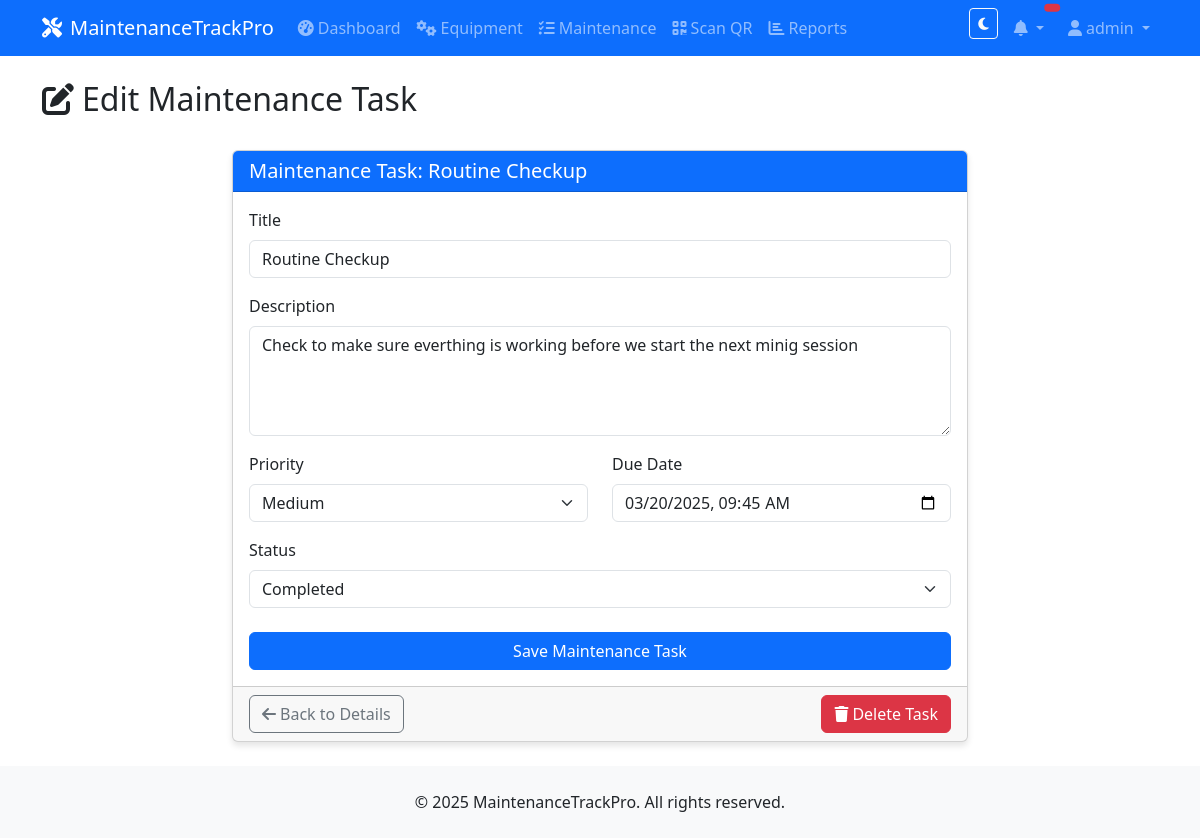
The page /maintenance/edit/1 (signed in) on the database its author committed.
### app/models/user.py (models this page shows, shortened)
class User(UserMixin, db.Model):
    __tablename__ = 'users'
    id = db.Column(db.Integer, primary_key=True)
    username = db.Column(db.String(64), index=True, unique=True, nullable=False)
    email = db.Column(db.String(120), index=True, unique=True, nullable=False)
    password_hash = db.Column(db.String(128), nullable=False)
    role = db.Column(db.String(20), nullable=False, default='engineer')  # 'boss', 'admin', 'engineer'
    created_at = db.Column(db.DateTime, default=datetime.utcnow)
    updated_at = db.Column(db.DateTime, default=datetime.utcnow, onupdate=datetime.utcnow)
    equipment = db.relationship('Equipment', backref='user', lazy='dynamic')
    maintenance_tasks = db.relationship('Maintenance', backref='user', lazy='dynamic')
    notifications = db.relationship('Notification', backref='user', lazy='dynamic')
    def is_boss(self):
        return self.role == 'boss'
    def is_admin(self):
        return self.role == 'admin'

### app/models/maintenance.py (models this page shows, shortened)
class Maintenance(db.Model):
    __tablename__ = 'maintenance'
    id = db.Column(db.Integer, primary_key=True)
    title = db.Column(db.String(100), nullable=False)
    description = db.Column(db.Text)
    status = db.Column(db.String(20), default='scheduled')  # scheduled, in_progress, completed, cancelled
    priority = db.Column(db.String(20), default='medium')  # low, medium, high, critical
    due_date = db.Column(db.DateTime)
    completed_date = db.Column(db.DateTime)
    created_at = db.Column(db.DateTime, default=datetime.utcnow)
    equipment_id = db.Column(db.Integer, db.ForeignKey('equipment.id'), nullable=False)
    user_id = db.Column(db.Integer, db.ForeignKey('users.id'), nullable=False)

### app/routes/maintenance.py (the view)
@maintenance_bp.route('/edit/<int:id>', methods=['GET', 'POST'])
@login_required
def edit(id):
    maintenance = Maintenance.query.get_or_404(id)
    if not current_user.is_boss() and not current_user.is_admin() and not current_user.role == 'engineer':
        flash('You are not authorized to edit this maintenance task.', 'danger')
        return redirect(url_for('maintenance.index'))
    form = MaintenanceForm()
    if form.validate_on_submit():
        old_status = maintenance.status
        new_status = form.status.data
        maintenance.title = form.title.data
        maintenance.description = form.description.data
        maintenance.priority = form.priority.data
        maintenance.due_date = form.due_date.data
        maintenance.status = new_status
        if old_status != 'completed' and new_status == 'completed':
            maintenance.completed_date = datetime.utcnow()
            if not maintenance.user_id:
                maintenance.user_id = current_user.id
            notification = Notification.create_maintenance_notification(maintenance, current_user.id)
            db.session.add(notification)
        db.session.commit()
        flash('Maintenance task updated successfully!', 'success')
        return redirect(url_for('maintenance.view', id=maintenance.id))
    elif request.method == 'GET':
        form.title.data = maintenance.title
        form.description.data = maintenance.description
        form.priority.data = maintenance.priority
        form.due_date.data = maintenance.due_date
        form.status.data = maintenance.status
    return render_template(
        'maintenance/edit.html',
        title='Edit Maintenance Task',
        form=form,
        maintenance=maintenance
    )

### app/forms/maintenance_forms.py
class MaintenanceForm(FlaskForm):
    title = StringField('Title', validators=[DataRequired(), Length(min=3, max=100)])
    description = TextAreaField('Description', validators=[Optional(), Length(max=500)])
    priority = SelectField('Priority', choices=[
        ('low', 'Low'),
        ('medium', 'Medium'),
        ('high', 'High'),
        ('critical', 'Critical')
    ], default='medium')
    due_date = DateTimeLocalField('Due Date', format='%Y-%m-%dT%H:%M', validators=[Optional()])
    status = SelectField('Status', choices=[
        ('scheduled', 'Scheduled'),
        ('in_progress', 'In Progress'),
        ('completed', 'Completed'),
        ('cancelled', 'Cancelled')
    ], default='scheduled')
    submit = SubmitField('Save Maintenance Task')

### app/models/user.py (called while the page is built)
@login_manager.user_loader
def load_user(id):
    return User.query.get(int(id))

### app/templates/maintenance/edit.html (shortened to what this page needs)
{% extends 'base.html' %}
{% block content %}
<div class="row mb-4">
    <div class="col-12">
        <h2><i class="fas fa-edit me-2"></i>Edit Maintenance Task</h2>
    </div>
</div>
<div class="row">
    <div class="col-md-8 mx-auto">
        <div class="card">
            <div class="card-header bg-primary text-white">
                <h5 class="mb-0">Maintenance Task: {{ maintenance.title }}</h5>
            </div>
            <div class="card-body">
                <form method="POST" action="{{ url_for('maintenance.edit', id=maintenance.id) }}">
                    <div class="mb-3">
                        {{ form.title.label(class="form-label") }}
                        {% if form.title.errors %}
                            {{ form.title(class="form-control is-invalid") }}
                            <div class="invalid-feedback">
                                {% for error in form.title.errors %}
                                    {{ error }}
                                {% endfor %}
                            </div>
                        {% else %}
                            {{ form.title(class="form-control") }}
                        {% endif %}
                    </div>
                    <div class="mb-3">
                        {{ form.description.label(class="form-label") }}
                        {% if form.description.errors %}
                            {{ form.description(class="form-control is-invalid", rows=4) }}
                            <div class="invalid-feedback">
                                {% for error in form.description.errors %}
                                    {{ error }}
                                {% endfor %}
                            </div>
                        {% else %}
                            {{ form.description(class="form-control", rows=4) }}
                        {% endif %}
                    </div>
                    <div class="row mb-3">
                        <div class="col-md-6">
                            {{ form.priority.label(class="form-label") }}
                            {{ form.priority(class="form-select") }}
                        </div>
                        <div class="col-md-6">
                            {{ form.due_date.label(class="form-label") }}
                            {{ form.due_date(class="form-control", type="datetime-local") }}
                        </div>
                    </div>
                    <div class="mb-3">
                        {{ form.status.label(class="form-label") }}
                        {{ form.status(class="form-select") }}
                    </div>
                    <div class="d-grid mt-4">
                        {{ form.submit(class="btn btn-primary") }}
                    </div>
                </form>
            </div>
            <div class="card-footer d-flex justify-content-between">
                <a href="{{ url_for('maintenance.view', id=maintenance.id) }}" class="btn btn-outline-secondary">
                    <i class="fas fa-arrow-left me-1"></i>Back to Details
                </a>
                <a href="{{ url_for('maintenance.delete', id=maintenance.id) }}" class="btn btn-danger" onclick="return confirm('Are you sure you want to delete this maintenance task? This action cannot be undone.');">
                    <i class="fas fa-trash me-1"></i>Delete Task
                </a>
            </div>
        </div>
    </div>
</div>
{% endblock %}

### app/templates/base.html (shortened to what this page needs)
<!DOCTYPE html>
<html lang="en" data-bs-theme="light">
<head>
    <link href="https://cdn.jsdelivr.net/npm/bootstrap@5.3.0/dist/css/bootstrap.min.css" rel="stylesheet">
    <link rel="stylesheet" href="https://cdnjs.cloudflare.com/ajax/libs/font-awesome/6.4.0/css/all.min.css">
    <link rel="stylesheet" href="https://cdnjs.cloudflare.com/ajax/libs/animate.css/4.1.1/animate.min.css">
    <link rel="stylesheet" href="{{ url_for('static', filename='css/style.css') }}">
    <link rel="stylesheet" href="{{ url_for('static', filename='css/animations.css') }}">
    <link rel="stylesheet" href="{{ url_for('static', filename='css/dark-mode.css') }}">
</head>
<body class="page-enter page-enter-active">
    <nav class="navbar navbar-expand-lg navbar-dark bg-primary">
        <div class="container">
            <a class="navbar-brand" href="{{ url_for('dashboard.index') }}">
                <i class="fas fa-tools me-2"></i>MaintenanceTrackPro
            </a>
            <div class="collapse navbar-collapse" id="navbarNav">
                <ul class="navbar-nav me-auto">
                    {% if current_user.is_authenticated %}
                        <li class="nav-item">
                            <a class="nav-link" href="{{ url_for('dashboard.index') }}">
                                <i class="fas fa-tachometer-alt me-1"></i>Dashboard
                            </a>
                        </li>
                        <li class="nav-item">
                            <a class="nav-link" href="{{ url_for('equipment.index') }}">
                                <i class="fas fa-cogs me-1"></i>Equipment
                            </a>
                        </li>
                        <li class="nav-item">
                            <a class="nav-link" href="{{ url_for('maintenance.index') }}">
                                <i class="fas fa-tasks me-1"></i>Maintenance
                            </a>
                        </li>
                        <li class="nav-item">
                            <a class="nav-link" href="{{ url_for('equipment.scanner') }}">
                                <i class="fas fa-qrcode me-1"></i>Scan QR
                            </a>
                        </li>
                        {% if current_user.is_boss() or current_user.is_admin() %}
                        <li class="nav-item">
                            <a class="nav-link" href="{{ url_for('reports.index') }}">
                                <i class="fas fa-chart-bar me-1"></i>Reports
                            </a>
                        </li>
                        {% endif %}
                    {% endif %}
                </ul>
                <ul class="navbar-nav">
                    <li class="nav-item me-2">
                        <button id="theme-toggle" class="btn btn-outline-light btn-sm">
                            <i class="fas fa-moon" id="dark-icon"></i>
                        </button>
                    </li>
                    {% if current_user.is_authenticated %}
                        <li class="nav-item dropdown me-2">
                            <a class="nav-link dropdown-toggle position-relative" href="#" role="button" data-bs-toggle="dropdown">
                                <i class="fas fa-bell"></i>
                                <span id="notification-badge" class="position-absolute top-0 start-100 translate-middle badge rounded-pill bg-danger">
                                </span>
                            </a>
                        </li>
                        <li class="nav-item dropdown">
                            <a class="nav-link dropdown-toggle" href="#" role="button" data-bs-toggle="dropdown">
                                <i class="fas fa-user me-1"></i>{{ current_user.username }}
                            </a>
                        </li>
                    {% endif %}
                </ul>
            </div>
        </div>
    </nav>
    <main class="container my-4 fade-in">
        {% block content %}{% endblock %}
    </main>
    <footer class="bg-light py-4 mt-auto">
        <div class="container text-center">
            <p class="mb-0">&copy; 2025 MaintenanceTrackPro. All rights reserved.</p>
        </div>
    </footer>
</body>
</html>

### app/static/css/style.css (style rules this page uses)
body { display: flex; flex-direction: column; min-height: 100vh; }
main { flex: 1; }
.card { box-shadow: 0 4px 6px rgba(0, 0, 0, 0.1); transition: transform 0.3s ease-in-out; height: 100%; }

### app/static/css/animations.css (style rules this page uses)
.fade-in { animation: fadeIn 0.5s ease-in-out forwards; }
.page-enter { opacity: 0; transform: translateY(20px); }
.page-enter-active { opacity: 1; transform: translateY(0); transition: opacity 300ms, transform 300ms; }
.card { transition: transform 0.3s ease, box-shadow 0.3s ease; }
.btn { transition: all 0.3s ease; }

### app/static/css/dark-mode.css (style rules this page uses)
[data-bs-theme="light"] { --custom-card-bg: #ffffff; --custom-card-border: #dee2e6; --custom-hover-bg: #f8f9fa; --custom-text-muted: #6c757d; }

### rows shown on the page
User: username "admin"
Maintenance: title "Routine Checkup", description "Check to make sure everthing is working before we start the next minig session", priority "Medium", due_date "03/20/2025 09:45", status "Completed"
